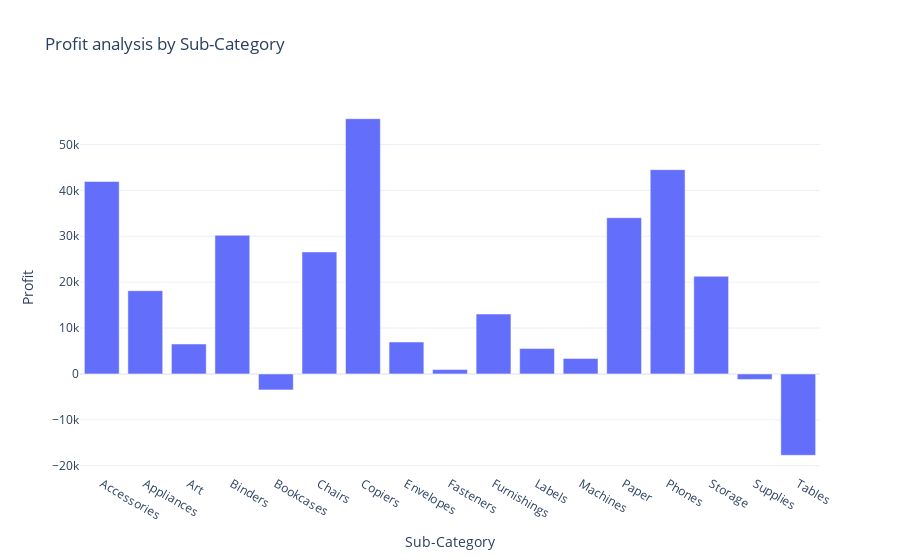

Notebook code cell kept with this figure:
### Code cell
fig= px.bar(Profit_by_subcategory,
            x='Sub-Category',
            y='Profit',
            title= 'Profit analysis by Sub-Category')
fig.show()

### Figure 1 — Plotly figure (JSON) as saved in the notebook; plotly's stock layout.template omitted (floating-point values rounded to 4 significant figures)
{"data": [{"alignmentgroup": "True", "hovertemplate": "Sub-Category=%{x}<br>Profit=%{y}<extra></extra>", "legendgroup": "", "marker": {"color": "#636efa", "pattern": {"shape": ""}}, "name": "", "offsetgroup": "", "orientation": "v", "showlegend": false, "textposition": "auto", "type": "bar", "x": ["Accessories", "Appliances", "Art", "Binders", "Bookcases", "Chairs", "Copiers", "Envelopes", "Fasteners", "Furnishings", "Labels", "Machines", "Paper", "Phones", "Storage", "Supplies", "Tables"], "xaxis": "x", "y": [41940.0, 18140.0, 6528.0, 30220.0, -3473.0, 26590.0, 55620.0, 6964.0, 949.5, 13060.0, 5546.0, 3385.0, 34050.0, 44520.0, 21280.0, -1189.0, -17730.0], "yaxis": "y"}], "layout": {"autosize": true, "barmode": "relative", "legend": {"tracegroupgap": 0}, "title": {"text": "Profit analysis by Sub-Category"}, "xaxis": {"anchor": "y", "autorange": true, "domain": [0, 1], "range": [-0.5, 16.5], "title": {"text": "Sub-Category"}, "type": "category"}, "yaxis": {"anchor": "x", "autorange": true, "domain": [0, 1], "range": [-21800.0, 59690.0], "title": {"text": "Profit"}, "type": "linear"}}}
